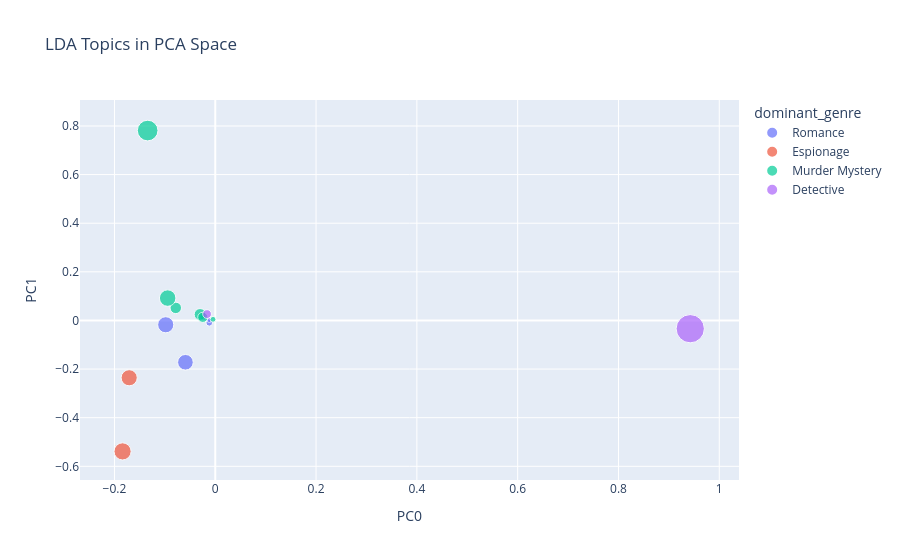

This figure's notebook cell:
### Code cell
# plot
px.scatter(
    topic_coords,
    x='PC0', y='PC1',
    size='mean_weight',
    color='dominant_genre',
    hover_name=topic_coords.index,
    hover_data=['top_terms'],
    title='LDA Topics in PCA Space'
)

### Figure 1 — Plotly figure (JSON) as saved in the notebook; plotly's stock layout.template omitted (floating-point values rounded to 4 significant figures)
{"data": [{"customdata": [["tea hospital home dear ladies"], ["uncle money men story somebody"], ["mother father boy child girl"], ["music child word nurse sebastian"], ["tuppence girl music money years"]], "hovertemplate": "<b>%{hovertext}</b><br><br>dominant_genre=Romance<br>PC0=%{x}<br>PC1=%{y}<br>mean_weight=%{marker.size}<br>top_terms=%{customdata[0]}<extra></extra>", "hovertext": [0.0, 3.0, 4.0, 10.0, 12.0], "legendgroup": "Romance", "marker": {"color": "#636efa", "size": [0.01366, 0.0156, 0.08224, 0.007096, 0.07753], "sizemode": "area", "sizeref": 0.0006324, "symbol": "circle"}, "mode": "markers", "name": "Romance", "orientation": "v", "showlegend": true, "type": "scatter", "x": [-0.01185, -0.02403, -0.09827, -0.01189, -0.05918], "xaxis": "x", "y": [-0.009915, 0.01385, -0.0178, 0.001435, -0.1721], "yaxis": "y"}, {"customdata": [["window cabin right light story"], ["girl secretary war car fellow"]], "hovertemplate": "<b>%{hovertext}</b><br><br>dominant_genre=Espionage<br>PC0=%{x}<br>PC1=%{y}<br>mean_weight=%{marker.size}<br>top_terms=%{customdata[0]}<extra></extra>", "hovertext": [1.0, 8.0], "legendgroup": "Espionage", "marker": {"color": "#EF553B", "size": [0.09336, 0.08268], "sizemode": "area", "sizeref": 0.0006324, "symbol": "circle"}, "mode": "markers", "name": "Espionage", "orientation": "v", "showlegend": true, "type": "scatter", "x": [-0.1839, -0.1708], "xaxis": "x", "y": [-0.5387, -0.2358], "yaxis": "y"}, {"customdata": [["train compartment maid platform hotel"], ["friend police ami jewels lady"], ["letters sir letter car look"], ["crime murder friend evidence letter"], ["sir pistol colonel shot clock"], ["sir inspector window table minutes"]], "hovertemplate": "<b>%{hovertext}</b><br><br>dominant_genre=Murder Mystery<br>PC0=%{x}<br>PC1=%{y}<br>mean_weight=%{marker.size}<br>top_terms=%{customdata[0]}<extra></extra>", "hovertext": [2.0, 5.0, 6.0, 7.0, 11.0, 13.0], "legendgroup": "Murder Mystery", "marker": {"color": "#00cc96", "size": [0.04166, 0.04416, 0.0107, 0.1349, 0.03302, 0.08608], "sizemode": "area", "sizeref": 0.0006324, "symbol": "circle"}, "mode": "markers", "name": "Murder Mystery", "orientation": "v", "showlegend": true, "type": "scatter", "x": [-0.07839, -0.03018, -0.004395, -0.1341, -0.02467, -0.09443], "xaxis": "x", "y": [0.0517, 0.02461, 0.004609, 0.7812, 0.01284, 0.09195], "yaxis": "y"}, {"customdata": [["girl friend doctor lady death"], ["strychnine coffee friend wife bed"]], "hovertemplate": "<b>%{hovertext}</b><br><br>dominant_genre=Detective<br>PC0=%{x}<br>PC1=%{y}<br>mean_weight=%{marker.size}<br>top_terms=%{customdata[0]}<extra></extra>", "hovertext": [9.0, 14.0], "legendgroup": "Detective", "marker": {"color": "#ab63fa", "size": [0.253, 0.0243], "sizemode": "area", "sizeref": 0.0006324, "symbol": "circle"}, "mode": "markers", "name": "Detective", "orientation": "v", "showlegend": true, "type": "scatter", "x": [0.9424, -0.0163], "xaxis": "x", "y": [-0.03402, 0.02618], "yaxis": "y"}], "layout": {"legend": {"itemsizing": "constant", "title": {"text": "dominant_genre"}, "tracegroupgap": 0}, "title": {"text": "LDA Topics in PCA Space"}, "xaxis": {"anchor": "y", "domain": [0, 1], "title": {"text": "PC0"}}, "yaxis": {"anchor": "x", "domain": [0, 1], "title": {"text": "PC1"}}}}
